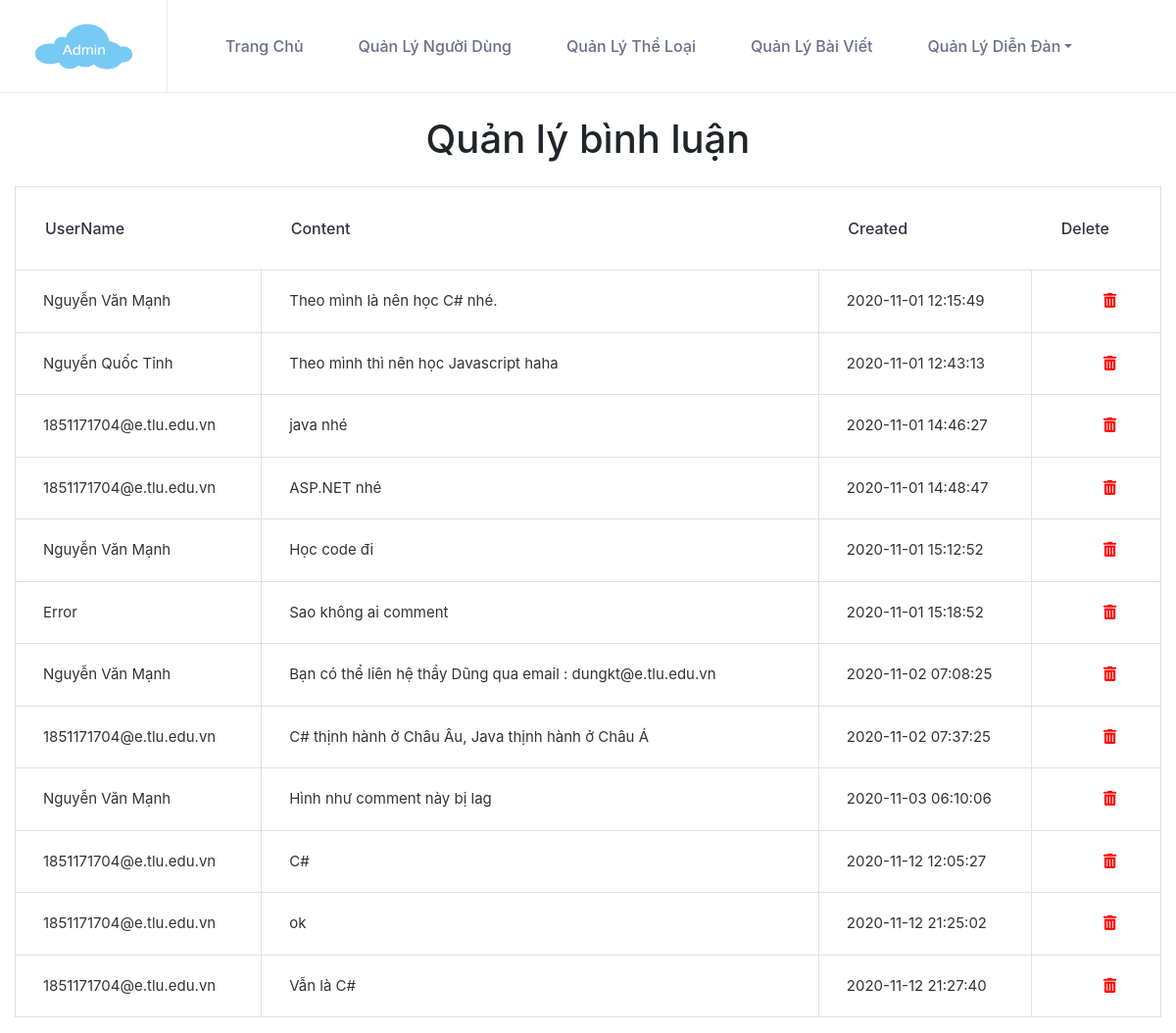
The app's page /cse485-website-project/Admin/comments-index.php (signed in), older data.
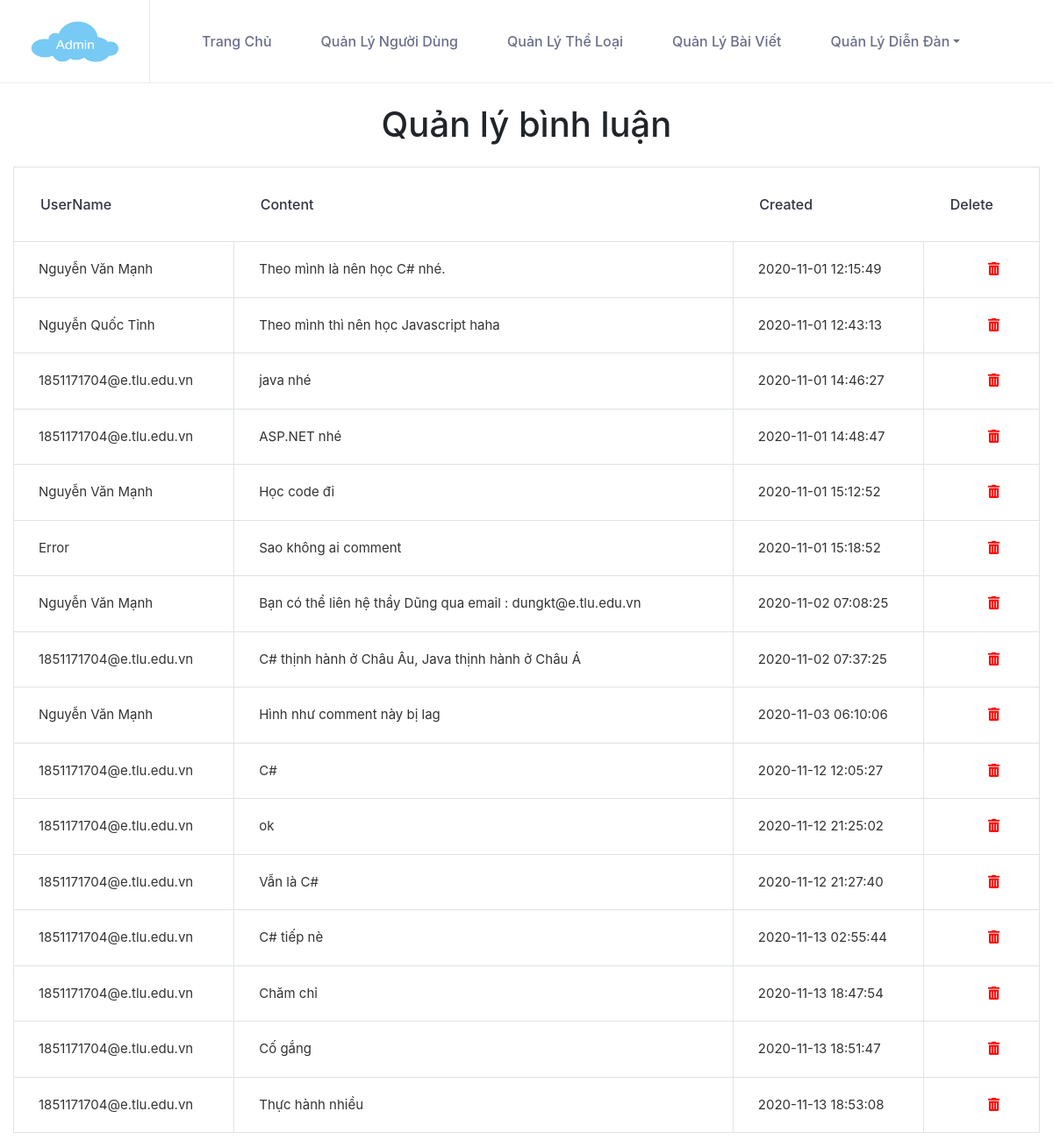
The same page, newer data.
### tables this page shows
CREATE TABLE `comments` (
  `Comment_ID` int(10) NOT NULL,
  `Content` text NOT NULL,
  `Question_ID` int(10) NOT NULL,
  `UserName` varchar(200) NOT NULL,
  `Created` timestamp NOT NULL DEFAULT current_timestamp()
);

### cse485-website-project/Admin/comments-index-process.php (the view, shortened to what this page needs)
<?php
    $sql = "select * from comments";
    mysqli_set_charset($conn,"UTF8");
    $result = mysqli_query($conn,$sql);
    while($row = mysqli_fetch_assoc($result))
    {?>
        <tr>
            <td><?php echo $row['UserName'] ?></td>
            <td><?php echo $row['Content'] ?></td>
            <td><?php echo $row['Created'] ?></td>
            <td class="text-center"><a class="fas fa-trash-alt" style="color:red;" onClick="deletePost(<?php echo $row['Comment_ID']; ?>)"></a></td>
            </tr>
    <?php
    }
?>

### cse485-website-project/Admin/comments-index.php (shortened to what this page needs)
<!DOCTYPE html>
<html>
<?php include '../Layouts/css-link.php'; ?>
<?php
include 'Config/config.php';
?>
<body>
    <?php include '../Layouts/header-admin.php'; ?>
    <section class="container-fluid">
        <div class="row">
            <div class="col-lg-12 mt-2">
                <h1 class="page-header text-center" style="margin-top:20px;">Quản lý bình luận</h1>
            </div>
        </div>
        <div class="row">
            <form action="comments-index-process.php" method="GET">
                <div class="row">
                </div>
            </form>
        </div>
        <div>
            <table class="table table-bordered table-hover" id="dataTables-example" aria-describedby="dataTables-example_info">
                <thead>
                    <tr>
                        <th>UserName</th>
                        <th>Content</th>
                        <th>Created</th>
                        <th>Delete</th>
                    </tr>
                </thead>
                <tbody>
                    <?php
                    include 'comments-index-process.php';
                    ?>
                </tbody>
            </table>
        </div>
    </section>
</body>
</html>

### cse485-website-project/layouts/css-link.php (shortened to what this page needs)
<head>
    <link rel="stylesheet" href="https://stackpath.bootstrapcdn.com/font-awesome/4.7.0/css/font-awesome.min.css">
    <link rel="stylesheet" href="Assets/css/style.css">
    <link rel="stylesheet" href="https://cdnjs.cloudflare.com/ajax/libs/animate.css/4.1.1/animate.min.css">
    <link rel="stylesheet" href="https://cdnjs.cloudflare.com/ajax/libs/font-awesome/5.14.0/css/all.min.css">
    <link rel="stylesheet" href="https://stackpath.bootstrapcdn.com/bootstrap/4.3.1/css/bootstrap.min.css">
</head>

### cse485-website-project/layouts/header-admin.php (shortened to what this page needs)
<nav class="menu-area">
    <div class="top-menu-area">
        <div class="container-fluid">
            <div class="row">
                <div class="col-lg-12">
                    <div class="menu-fullwidth">
                        <div class="logo-wrapper">
                            <div class="logo logo-top">
                                <a href="index.php"><img src="../Assets/images/log.png" style="height:50px;width:100px;" alt="logo image" class="img-fluid"></a>
                            </div>
                        </div>
                        <div class="menu-container">
                            <div class="d_menu">
                                <nav class="navbar navbar-expand-lg mainmenu__menu">
                                    <div class="nav">
                                        <ul class="navbar-nav">
                                            <li class="nav-item active">
                                                <a class="nav-link" href="../index.php">Trang chủ</a>
                                            </li>
                                            <li class="nav-item">
                                                <a class="nav-link" href="users-index.php">Quản lý người dùng</a>
                                            </li>
                                            <li class="nav-item">
                                                <a class="nav-link" href="categoris-posts-index.php">Quản lý thể loại</a>
                                            </li>
                                            <li class="nav-item">
                                                <a class="nav-link" href="posts-index.php">Quản lý bài viết</a>
                                            </li>
                                            <li class="nav-item dropdown show">
                                                <a class="nav-link  dropdown-toggle" href="#" role="button" id="dropdownMenuLink" data-toggle="dropdown">Quản lý diễn đàn</a>
                                            </li>
                                        </ul>
                                    </div>
                                </nav>
                            </div>
                        </div>
                    </div>
                </div>
            </div>
        </div>
    </div>
</nav>

Row changes from the older to the newer data that the page shows:
added comments: UserName "1851171704@e.tlu.edu.vn", Content "C# tiếp nè", Created "2020-11-13 02:55:44"
added comments: UserName "1851171704@e.tlu.edu.vn", Content "Chăm chỉ", Created "2020-11-13 18:47:54"
added comments: UserName "1851171704@e.tlu.edu.vn", Content "Cố gắng", Created "2020-11-13 18:51:47"
added comments: UserName "1851171704@e.tlu.edu.vn", Content "Thực hành nhiều", Created "2020-11-13 18:53:08"
